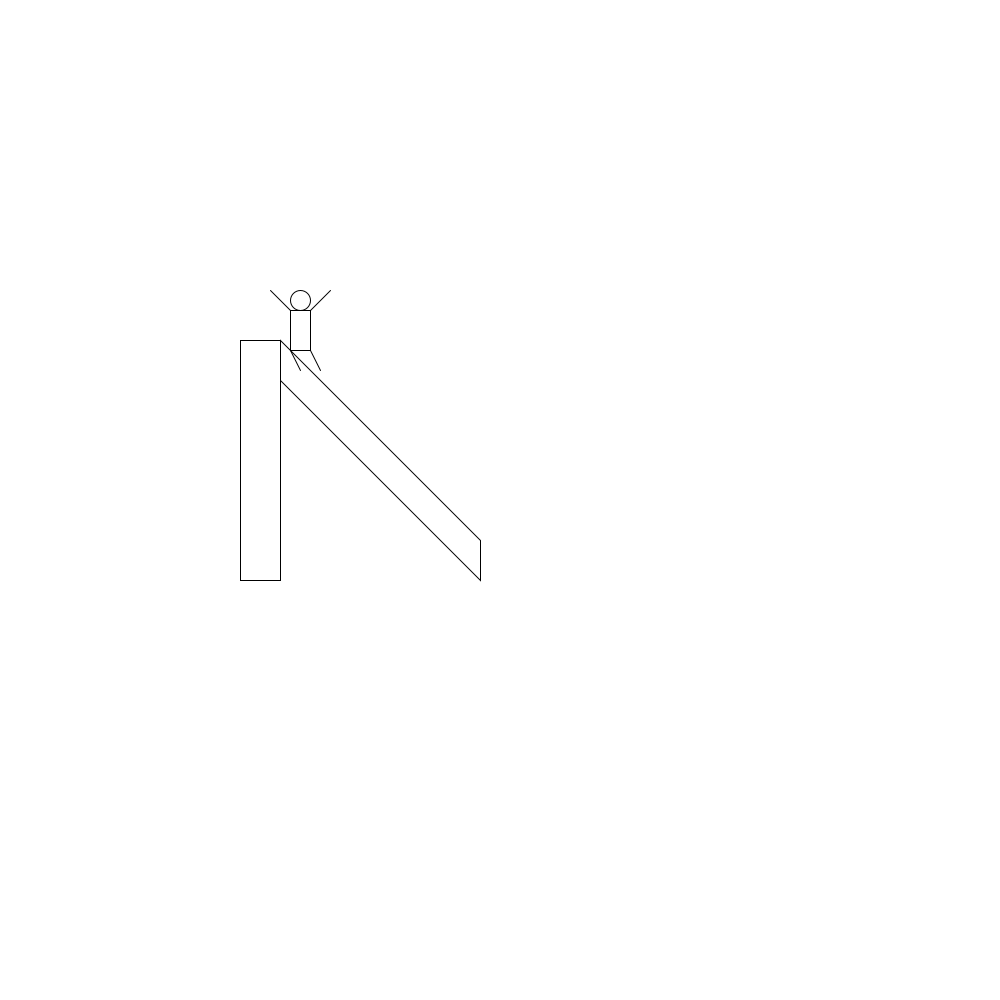
Frame 1 (no input)
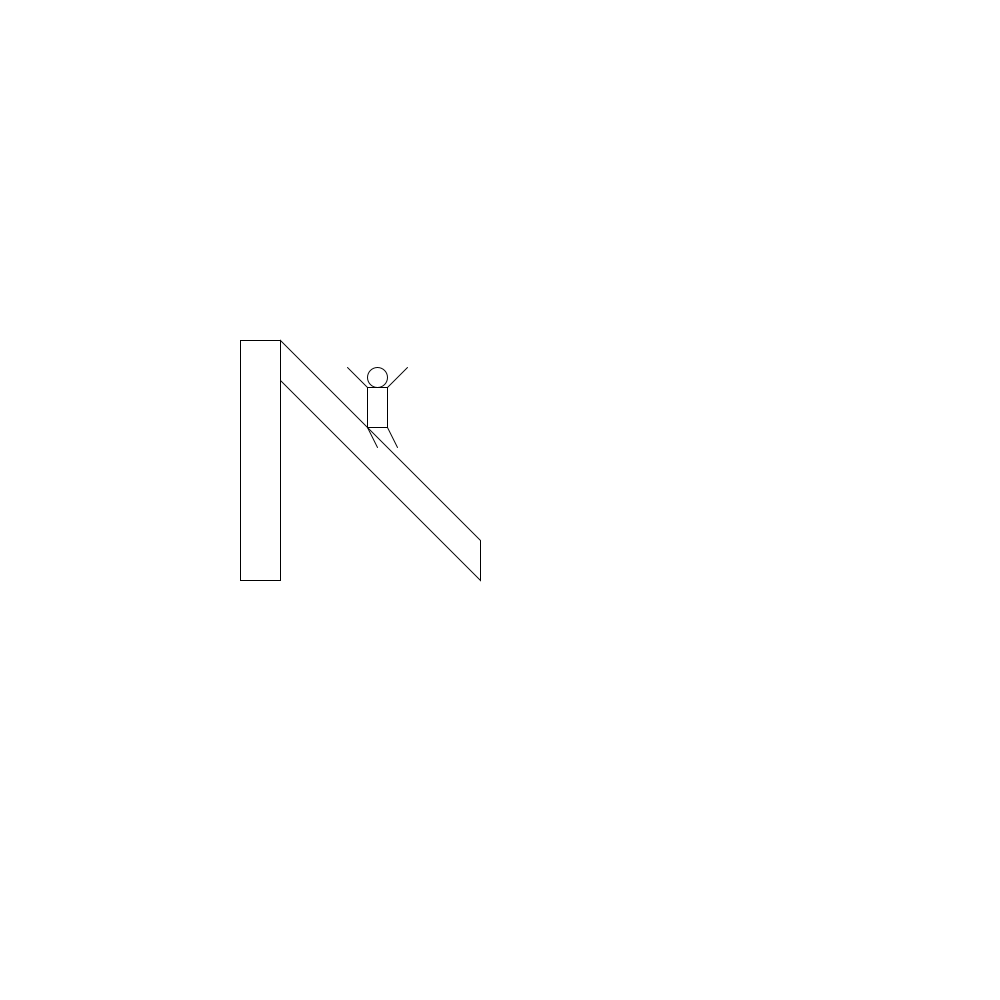
Frame 60 (the mouse pressed at the canvas centre just before this capture)
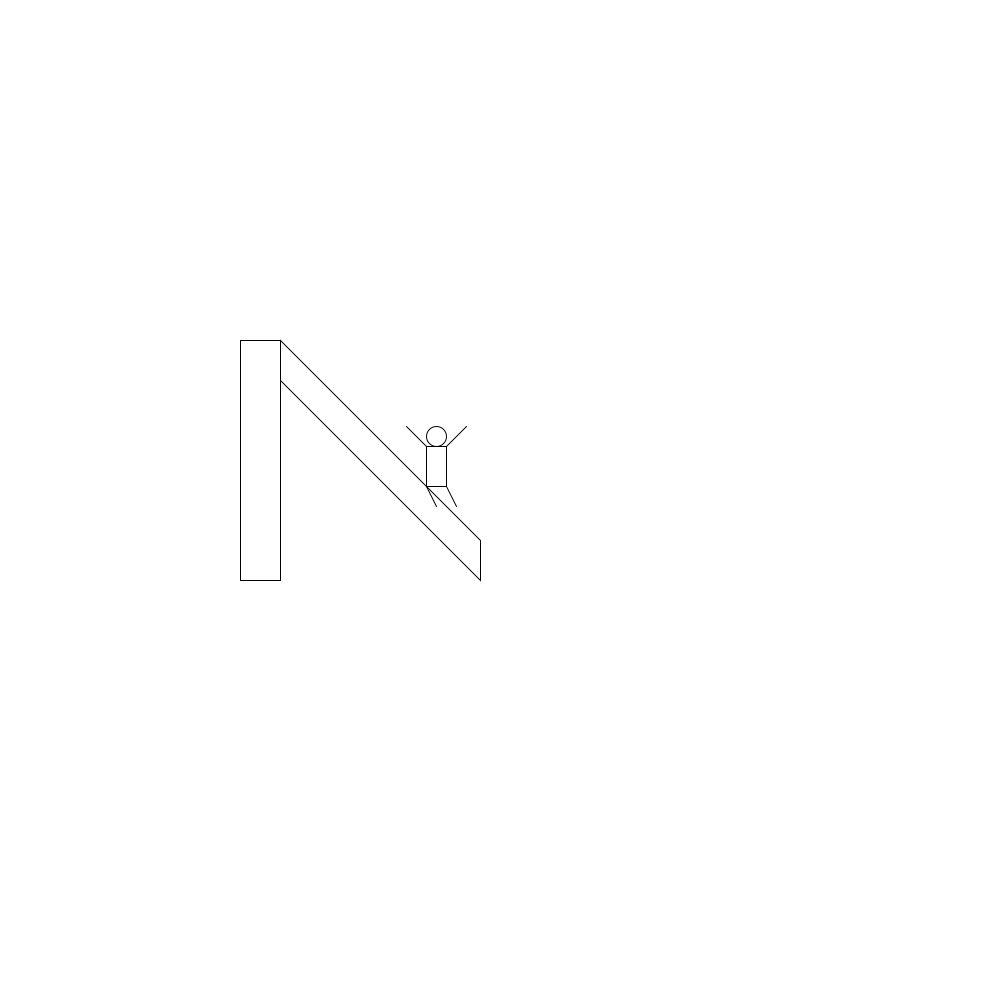
Frame 120 (the mouse held since frame 60 and released just before this capture)

The Processing sketch that drew these frames (run headless with seeded random() and noise(); from frame 60 on, the mouse is pressed at the canvas centre):

// Processing sketch: a5_computer_pde
// ── a5_computer_pde.pde
Slide a;
float friction;

void setup(){
  size(1000,1000);
  ellipseMode(RADIUS);
  a = new Slide(300,300,20,0,0);
  
  //Friction for slide
  friction = 0.95;
}

void draw(){
  background(255);
  
  a.display();
  
  //Force of "gravity" moves at same accel since sin(theta) = root(2)/2
  a.applyForces(0.1,0.1);
  
  //Force of friction will oppose motion and will scale with velocity
  float tempvx = a.getvX();
  float tempvy = a.getvY();
  a.setvX(tempvx*friction);
  a.setvY(tempvy*friction);
  
  a.move();
  
}

//When mouse is pressed, move ball to original position
void mousePressed(){
  a.reset();
  
  //Apply random impulse every mouse press
  float ran = random(5);
  a.applyForces(ran,ran);
}

class Slide{
 
  Slide() {}
  
  float x,y,r,velx,vely,accelx,accely;
  float xorig,yorig,rorig,velxorig,velyorig; //Orig vals so it can reset on mouse press
  
  Slide(float x, float y, float r, float velx, float vely){
    this.x = x;
    this.y = y;
    this.r = r;
    this.velx = velx;
    this.vely = vely;
    
    xorig = x;
    yorig = y;
    rorig = r;
    velxorig = velx;
    velyorig = vely;
  }
  
  void display(){
    
  //Draw Slide
  rect(xorig-(r*3),yorig+(r*2),r*2,r*12);
  beginShape();
  vertex(xorig-r,yorig+(r*2));
  vertex(xorig+(r*9),yorig+(r*12));
  vertex(xorig+(r*9),yorig+(r*14));
  vertex(xorig-r,yorig+(r*4));
  endShape(CLOSE);
    
  //Draw person on slide  
  ellipse(x,y,r/2,r/2);
  rect(x-(r/2),y+(r/2),r,(r*2));
  beginShape(LINES);
  vertex(x-(r/2),y+(r/2));
  vertex(x-(3*r/2),y-(r/2));
  endShape();
  beginShape(LINES);
  vertex(x+(r/2),y+(r/2));
  vertex(x+(3*r/2),y-(r/2));
  endShape();
  beginShape(LINES);
  vertex(x-(r/2),y+(r*5/2));
  vertex(x,y+(7*r/2));
  endShape();
  beginShape(LINES);
  vertex(x+(r/2),y+(r*5/2));
  vertex(x+r,y+(7*r/2));
  endShape();
  
  }
  
  //Apply forces class which will change vel based on accel
  void applyForces(float fx, float fy){
    this.accelx = fx;
    this.accely = fy;
    
    velx += fx;
    vely += fy;
   
  }
  
  //Class to move object after forces ah ve been applied
  void move(){
    x += velx;
    y += vely;
  }
  
  //Return velx value
  float getvX(){
    return this.velx; 
  }
  //Return vely value
  float getvY(){
    return this.vely; 
  }
  
  //Set velx value
  void setvX(float vX){
    this.velx = vX; 
  }
  //Set vely value
  void setvY(float vY){
    this.vely = vY; 
  }
  
  void reset(){
    this.x = xorig;
    this.y = yorig;
    this.r = rorig;
    this.velx = velxorig;
    this.vely = velyorig;
  }
}
